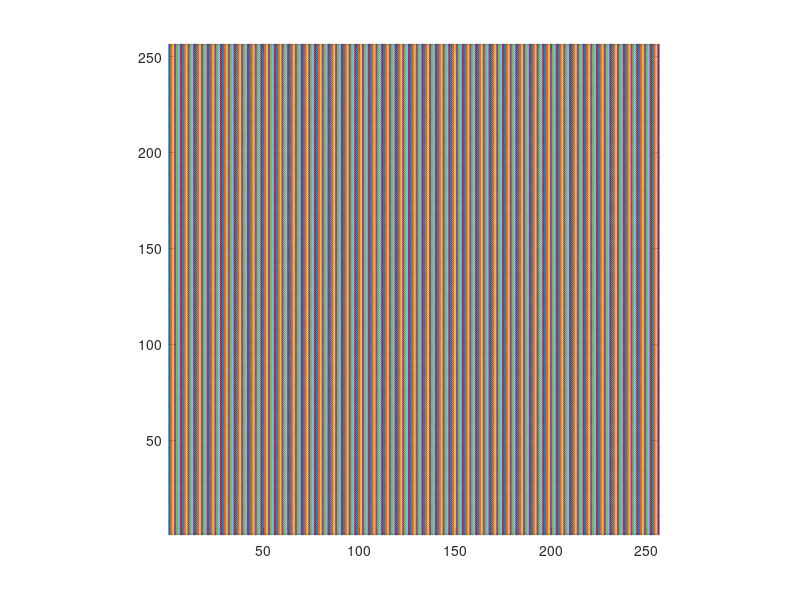

The MATLAB script that drew this image:
% This is program to plot grid, I need uniform grid.  

[x,y] = meshgrid(1:256,1:256);

plot(x,y,'s','markersize',1.0), axis xy, axis image


